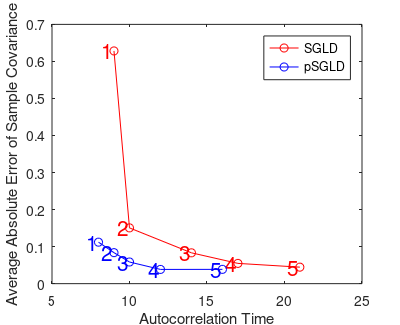
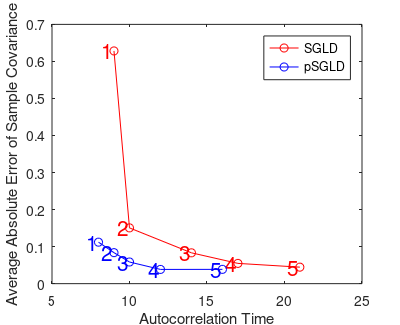

MATLAB code for these plots, in order:
clear all;
load pre_sgld_cmpdata;

for i = 1 : nset
  SGLDCovErr(i)   = sum(sum(abs( covESGLD(:,:,i) - meanESGLD(:,i)*meanESGLD(:,i)' - covS ))) / 4;
  rmsprop_SGLDCovErr(i)   = sum(sum(abs( rmsprop_covESGLD(:,:,i) - rmsprop_meanESGLD(:,i)*rmsprop_meanESGLD(:,i)' - covS ))) / 4;
end

len = 4; str = {'1','2','3','4','5'};
figure(); 
plot( SGLDauc, SGLDCovErr , 'r-o' ); hold on;
for i=1:5, text( SGLDauc(i), SGLDCovErr(i), str{i},'HorizontalAlignment','right', 'Fontsize', 15, 'color','red'); end
plot( rmsprop_SGLDauc,  rmsprop_SGLDCovErr, 'b-o' ); hold on;
for i=1:5, text( rmsprop_SGLDauc(i), rmsprop_SGLDCovErr(i), str{i},'HorizontalAlignment','right', 'Fontsize', 15, 'color','blue'); end

xlabel('Autocorrelation Time');
ylabel('Average Absolute Error of Sample Covariance');

legend( 'SGLD', 'pSGLD');

fgname = 'figure/sgldcmp-preconditioner';

set(gcf, 'PaperPosition', [0 0 len len/8.0*6.5] )
set(gcf, 'PaperSize', [len len/8.0*6.5] )

saveas( gcf, fgname, 'fig');
saveas( gcf, fgname, 'pdf');
